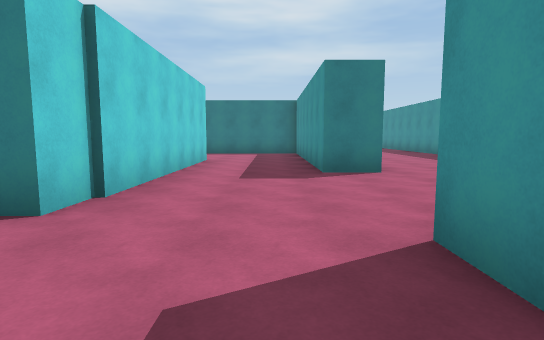
View 1 (above)

14 first-person views from a walk through a 3-D level made in the Unity game engine. The camera is 1.4 m above the floor, tilts 6° down and sees 80° across. The floor is counted in squares, 2 m on a side. Each view is taken from the middle of a square. On the plan, view 1 faces up. The plan holds only what a view shows up to about 10 squares ahead; the rest is blank. The place goes on beyond the plan. The player character is not drawn. Some animated figures are not drawn.

View 2
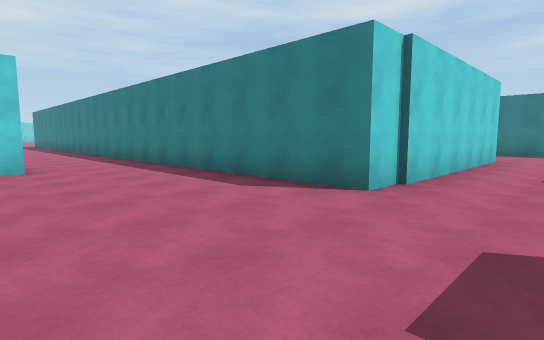

View 3
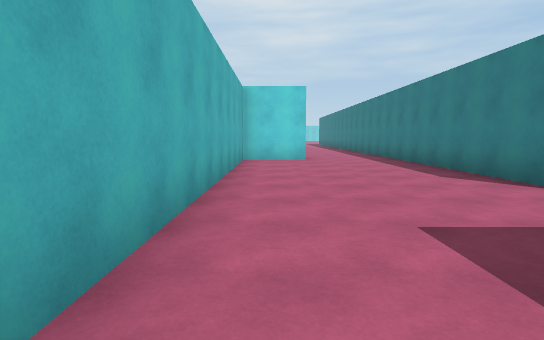

View 4
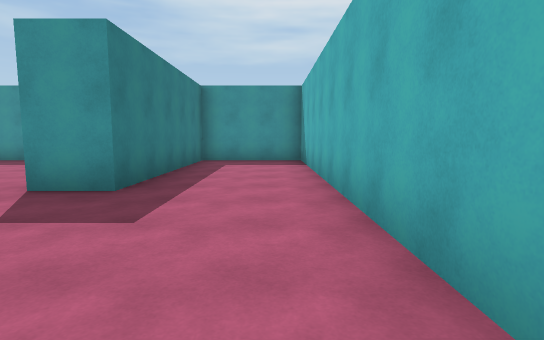

View 5
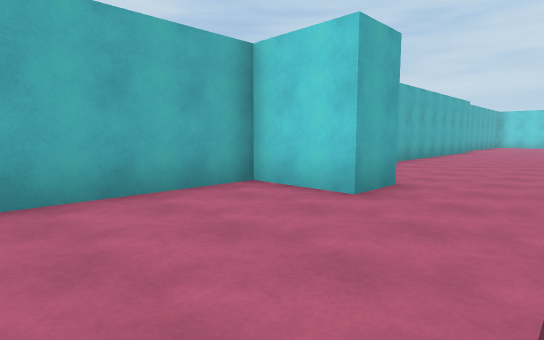

View 6
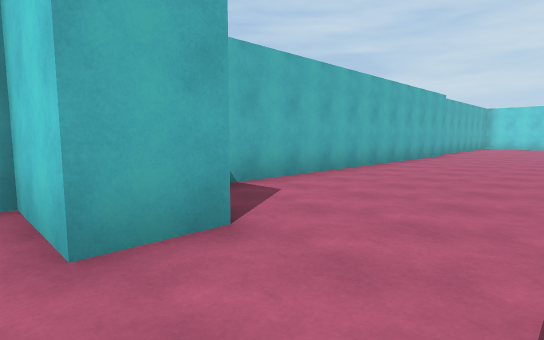

View 7
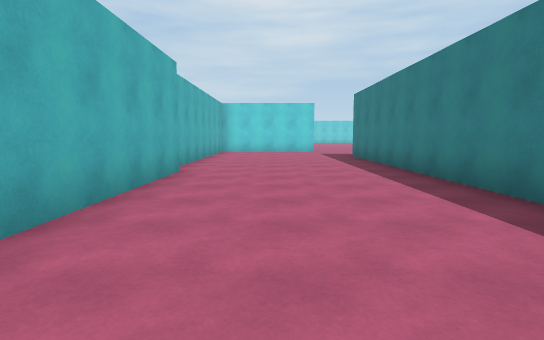

View 8
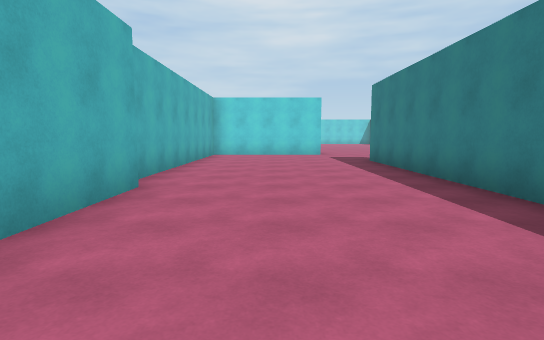

View 9
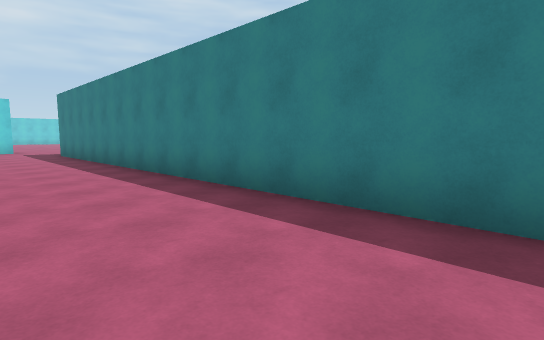

View 10
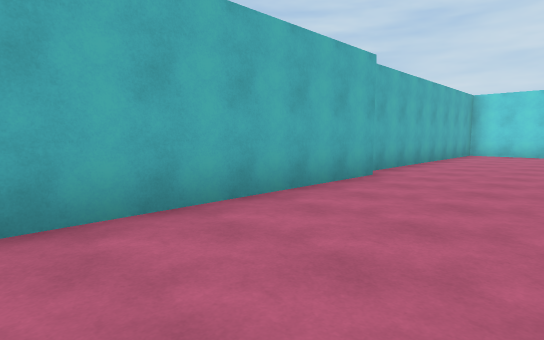

View 11
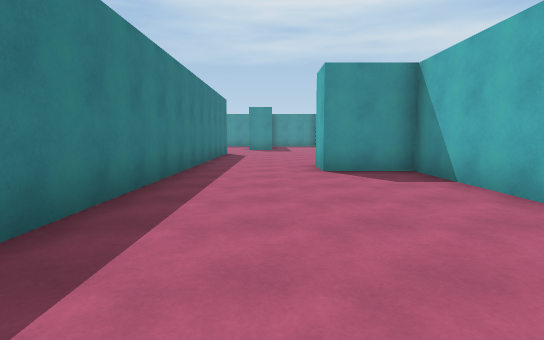

View 12
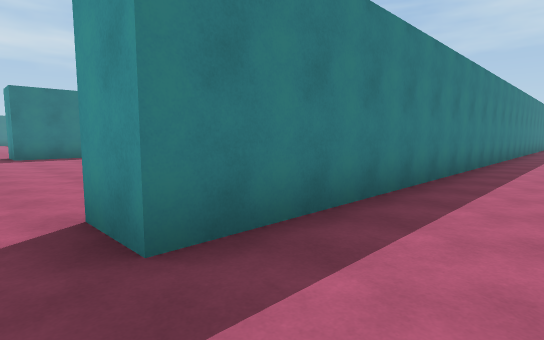

View 13
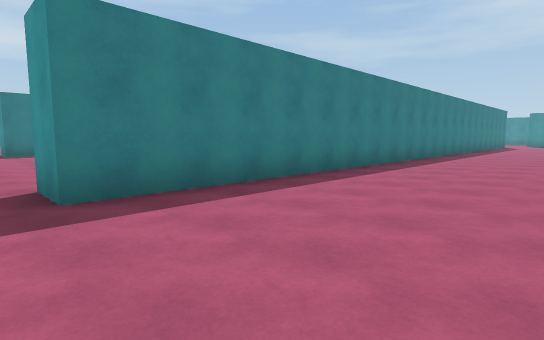

View 14
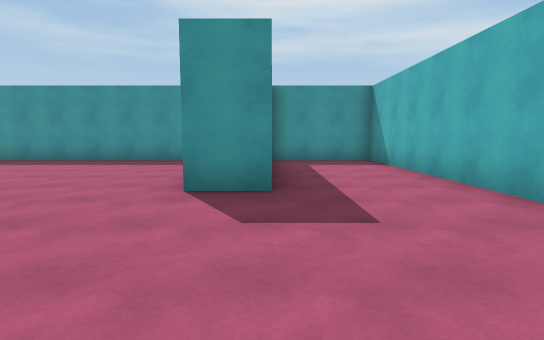

### Floor plan
Points are (right, up) in squares from view 1. A wall is a line through its corners. A room is listed if a view was taken in it or the views show most of it. See-through windows are left out.
Room 1 (views 1, 2, 3, 4, 5, 6, 7, 8, 9, 10, 11, 12, 13, 14)
walls: (-19.5, -1.8) (-8.6, -1.8) (-8.6, 0) (-7.4, 0) (-7.4, -1.8) (6.3, -1.8) (6.3, 1) (1.1, 1) (1.1, 2.2); (-1.9, 2.8) (-24.2, 2.8) (-24.2, 4); (-25.1, -2.2) (-20, -2.2)
ways out: opening at (-25, 3.5); opening at (-0.5, 2.5)

Positions as (right, up) in squares from view 1, and headings:
1: (0, 0), facing up
2: (0, -1), facing up-left
3: (2, -1), facing left
4: (-3, -1), facing right
5: (-4, 2), facing down-left
6: (-7, 2), facing down-left
7: (-13, 0), facing left
8: (-15, 0), facing left
9: (-11, 0), facing up-left
10: (-14, 1), facing down-left
11: (-15, 1), facing right
12: (-25, 1), facing up-right
13: (-25, -1), facing up-right
14: (-3, 1), facing right
